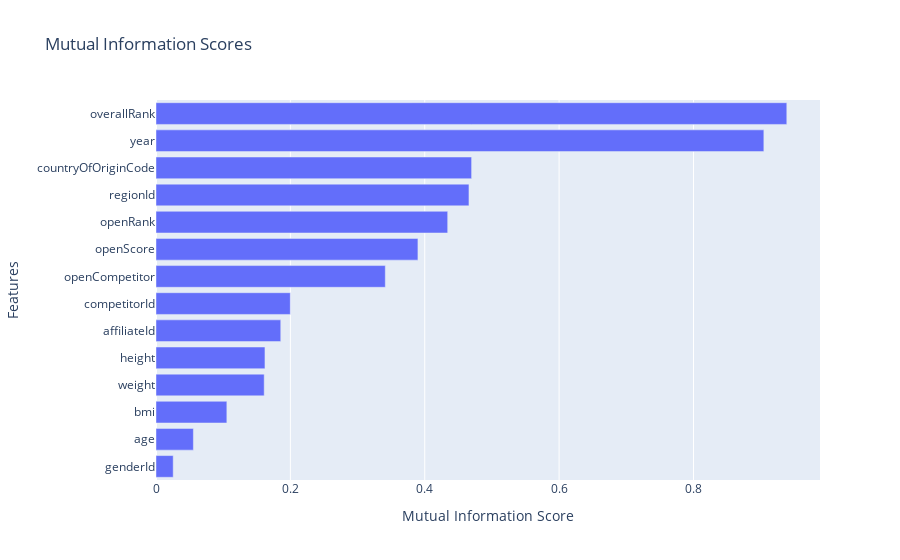

Here is the notebook cell this chart was saved with:
### Code cell
def plot_mi_scores(scores):
    # Sort the scores in ascending order
    scores = scores.sort_values(ascending=True)
    
    # Extract the scores and feature names as lists
    width = list(scores)
    ticks = list(scores.index)
    
    # Create a horizontal bar chart with Plotly
    fig = go.Figure(go.Bar(
        x=width,
        y=ticks,
        orientation='h'
    ))
    
    # Update the layout of the chart
    fig.update_layout(
        title="Mutual Information Scores",  # Set the chart title
        yaxis_title="Features",  # Set the y-axis label
        xaxis_title="Mutual Information Score"  # Set the x-axis label
    )
    
    # Display the chart
    fig.show()

plot_mi_scores(mi_scores)

### Figure 1 — Plotly figure (JSON) as saved in the notebook; plotly's stock layout.template omitted (floating-point values rounded to 4 significant figures)
{"data": [{"orientation": "h", "type": "bar", "x": [0.0256, 0.05564, 0.1055, 0.161, 0.1622, 0.1857, 0.1999, 0.3413, 0.3899, 0.4342, 0.4658, 0.4698, 0.9047, 0.9389], "y": ["genderId", "age", "bmi", "weight", "height", "affiliateId", "competitorId", "openCompetitor", "openScore", "openRank", "regionId", "countryOfOriginCode", "year", "overallRank"]}], "layout": {"title": {"text": "Mutual Information Scores"}, "xaxis": {"title": {"text": "Mutual Information Score"}}, "yaxis": {"title": {"text": "Features"}}}}
